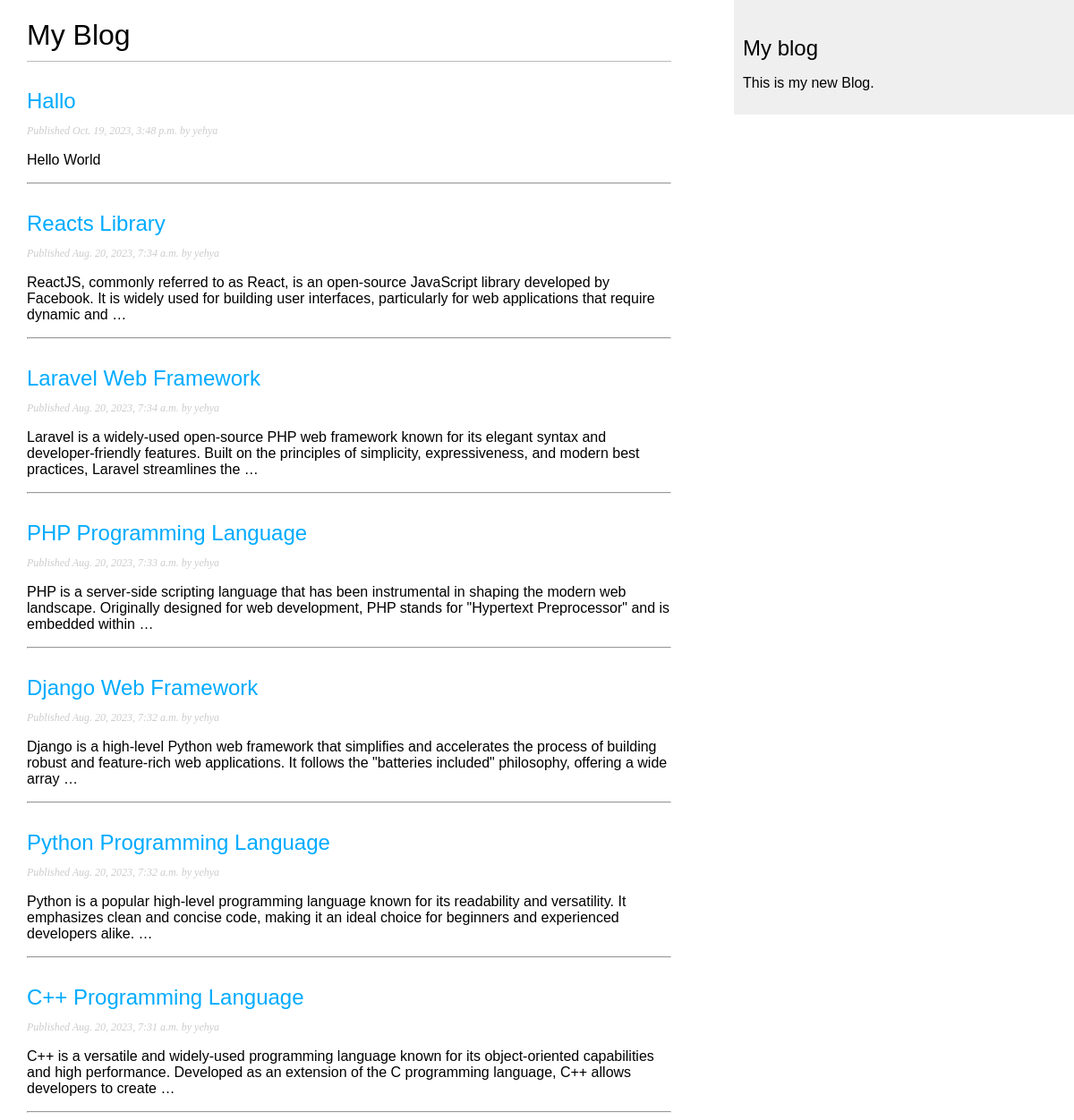
Screenshot of /blog/ with the database file from the repository.
### blog/models.py (models this page shows, shortened)
class Post(models.Model):
    class Status(models.TextChoices):
        DRAFT = 'DF', 'Draft'
        PUBLISHED = 'PB', 'Published'
    title = models.CharField(max_length=250)
    slug = models.SlugField(max_length=250)
    author = models.ForeignKey(User, on_delete=models.CASCADE, related_name='blog_posts')
    body = models.TextField()
    publish = models.DateTimeField(default=timezone.now)
    created = models.DateTimeField(auto_now_add=True)
    updated = models.DateTimeField(auto_now=True)
    status = models.CharField(max_length=2, choices=Status.choices, default=Status.DRAFT)
    class Meta:
        ordering = ['-publish']
        indexes = [
            models.Index(fields=['-publish']),
        ]
    def get_absolute_url(self):
        return reverse("blog:post_detail", args=[self.id])

### blog/views.py (the view)
# urls.py: path('', views.post_list, name='post_list'),
def post_list(request):
    posts = Post.objects.all()
    return render(request, 'blog/post/list.html', {'posts': posts})

### blog/templates/blog/post/list.html (shortened to what this page needs)
{% extends "blog/base.html" %}
{% block content %}
    <h1>My Blog</h1>
    {% for post in posts %}
        <h2>
        <a href="{{post.get_absolute_url}}">
        {{ post.title }}
        </a>
        </h2>
        <p class="date">
        Published {{ post.publish }} by {{ post.author }}
        </p>
        {{ post.body|truncatewords:30|linebreaks }}
        <hr />
    {% endfor %}
{% endblock %}

### blog/templates/blog/base.html (shortened to what this page needs)
{% load static %}
<!DOCTYPE html>
<html>
  <head>
    <link href="{% static "css/blog.css" %}" rel="stylesheet">
  </head>
  <body>
    <div id="content">{% block content %} {% endblock %}</div>
    <div id="sidebar">
      <h2>My blog</h2>
      <p>This is my new Blog.</p>
    </div>
  </body>
</html>

### blog/static/css/blog.css (style rules this page uses)
body { margin:0; padding:0; font-family:helvetica, sans-serif; }
a { color:#00abff; text-decoration:none; }
h1 { font-weight:normal; border-bottom:1px solid #bbb; padding:0 0 10px 0; }
h2 { font-weight:normal; margin:30px 0 0; }
#content { float:left; width:60%; padding:0 0 0 30px; }
#sidebar { float:right; width:30%; padding:10px; background:#efefef; height:100%; }
p.date { color:#ccc; font-family: georgia, serif; font-size: 12px; font-style: italic; }

### rows the page displays
Post: title "Hallo", publish "Oct. 19, 2023, 3:48 p.m.", author "yehya", body "Hello World"
Post: title "Reacts Library", publish "Aug. 20, 2023, 7:34 a.m.", author "yehya", body "ReactJS, commonly referred to as React, is an open-source JavaScript library developed by Facebook. It is widely used for building user interfaces, particularly for web applications that require dynamic and …"
Post: title "Laravel Web Framework", publish "Aug. 20, 2023, 7:34 a.m.", author "yehya", body "Laravel is a widely-used open-source PHP web framework known for its elegant syntax and developer-friendly features. Built on the principles of simplicity, expressiveness, and modern best practices, Laravel streamlines the …"
Post: title "PHP Programming Language", publish "Aug. 20, 2023, 7:33 a.m.", author "yehya", body "PHP is a server-side scripting language that has been instrumental in shaping the modern web landscape. Originally designed for web development, PHP stands for \"Hypertext Preprocessor\" and is embedded within …"
Post: title "Django Web Framework", publish "Aug. 20, 2023, 7:32 a.m.", author "yehya", body "Django is a high-level Python web framework that simplifies and accelerates the process of building robust and feature-rich web applications. It follows the \"batteries included\" philosophy, offering a wide array …"
Post: title "Python Programming Language", publish "Aug. 20, 2023, 7:32 a.m.", author "yehya", body "Python is a popular high-level programming language known for its readability and versatility. It emphasizes clean and concise code, making it an ideal choice for beginners and experienced developers alike. …"
Post: title "C++ Programming Language", publish "Aug. 20, 2023, 7:31 a.m.", author "yehya", body "C++ is a versatile and widely-used programming language known for its object-oriented capabilities and high performance. Developed as an extension of the C programming language, C++ allows developers to create …"
